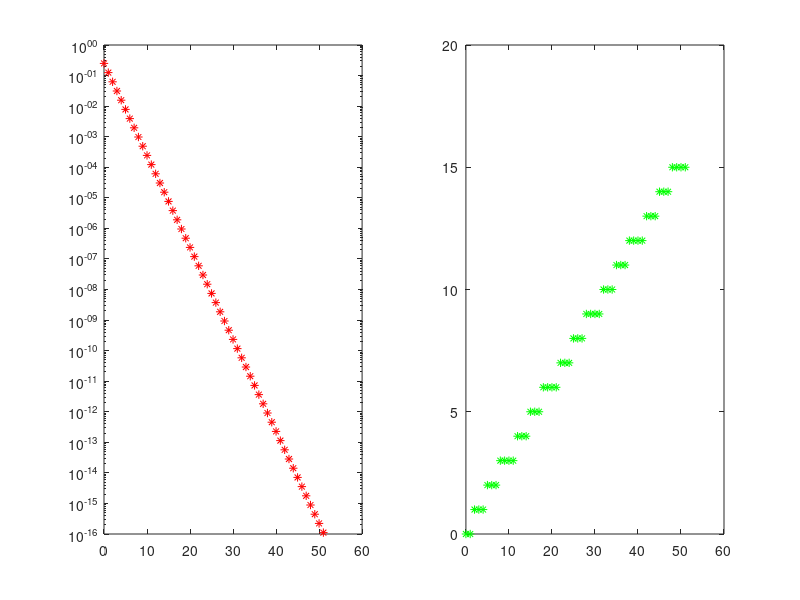

MATLAB code to generate this figure:
clear; 
clc;
%{
%Ejercicio 1

x = -2:0.01:2;
l = length(x);
p=[funcion_ej2(x,1);funcion_ej2(x,2);funcion_ej2(x,3);funcion_ej2(x,4)];
plot(x,p(1,:),'r');
hold on
plot(x,p(2,:),'g');
plot(x,p(3,:),'b');
plot(x,p(4,:),'k');
hold off

%Ejercicio 2

A = [2 -15 3 127; -97 32 0 3]
fprintf('%d %d \n',A);
fprintf('\n');
fprintf('%d %d %d %d \n',A');
fprintf('\n');
fprintf('%4d %4d %4d %4d \n',A');
%}
%Ejercicio 3

s = sum(1./2.^(0:60));
s = 1;
for i=1:60
    s = s + (1/(2^i));
end
s = 1;
i = 0;
while abs(s-2) > 10^-16
    i=i+1;
    s = s + 1/2^i;
end
s = zeros(1,61);
for i=1:61
    s(i) = sum(1./(2.^(0:i)));
end
erel = abs((2-s)/2);
[erelm, i] = min(erel);
ncif = floor(-log10(erel));
ncif(50:60);
x=(0:60)
subplot(1,2,1), semilogy(x,erel,'r*');
subplot(1,2,2), plot(x,ncif,'g*');
